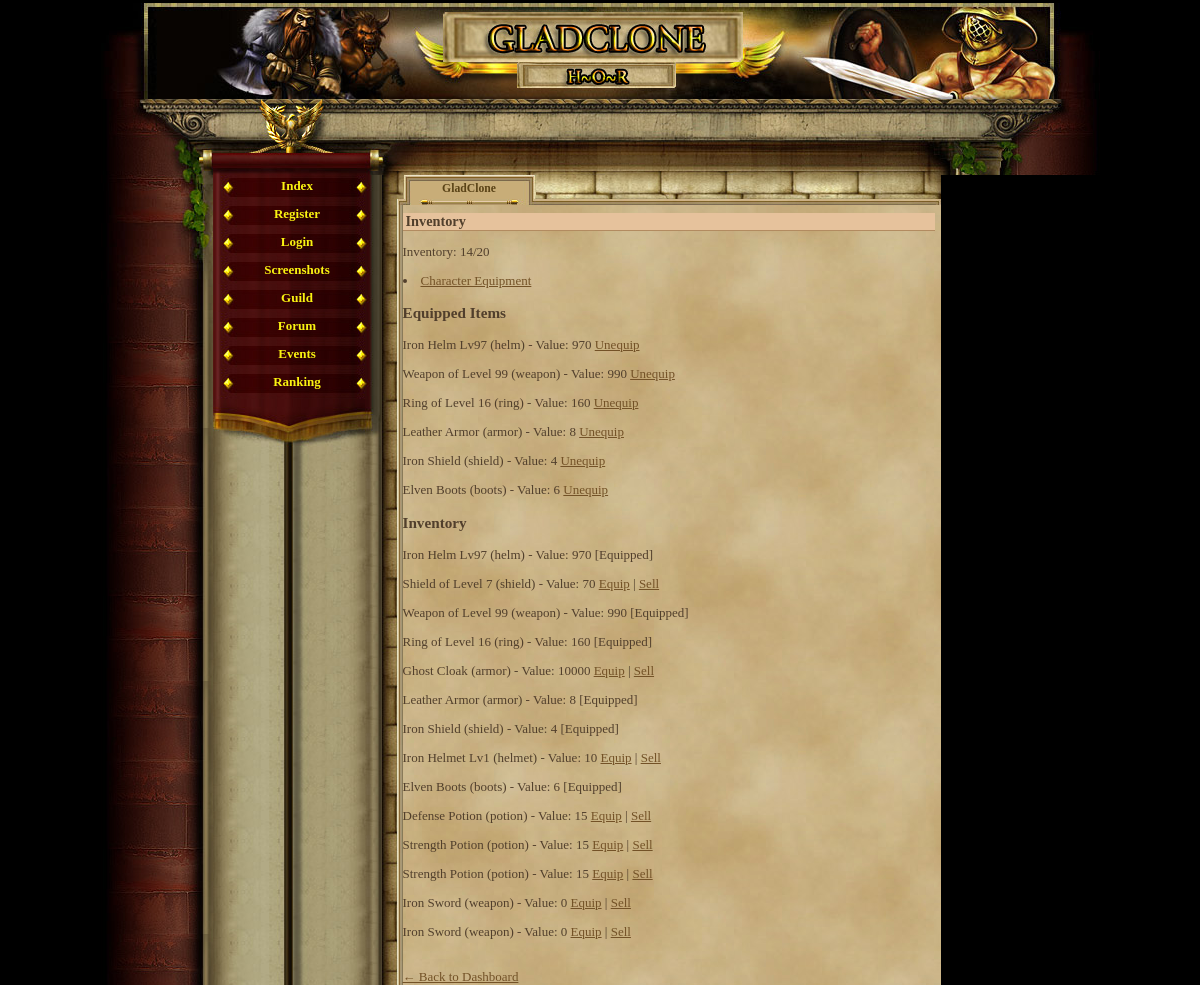
Before: /inventory.php (signed in) with the older database file.
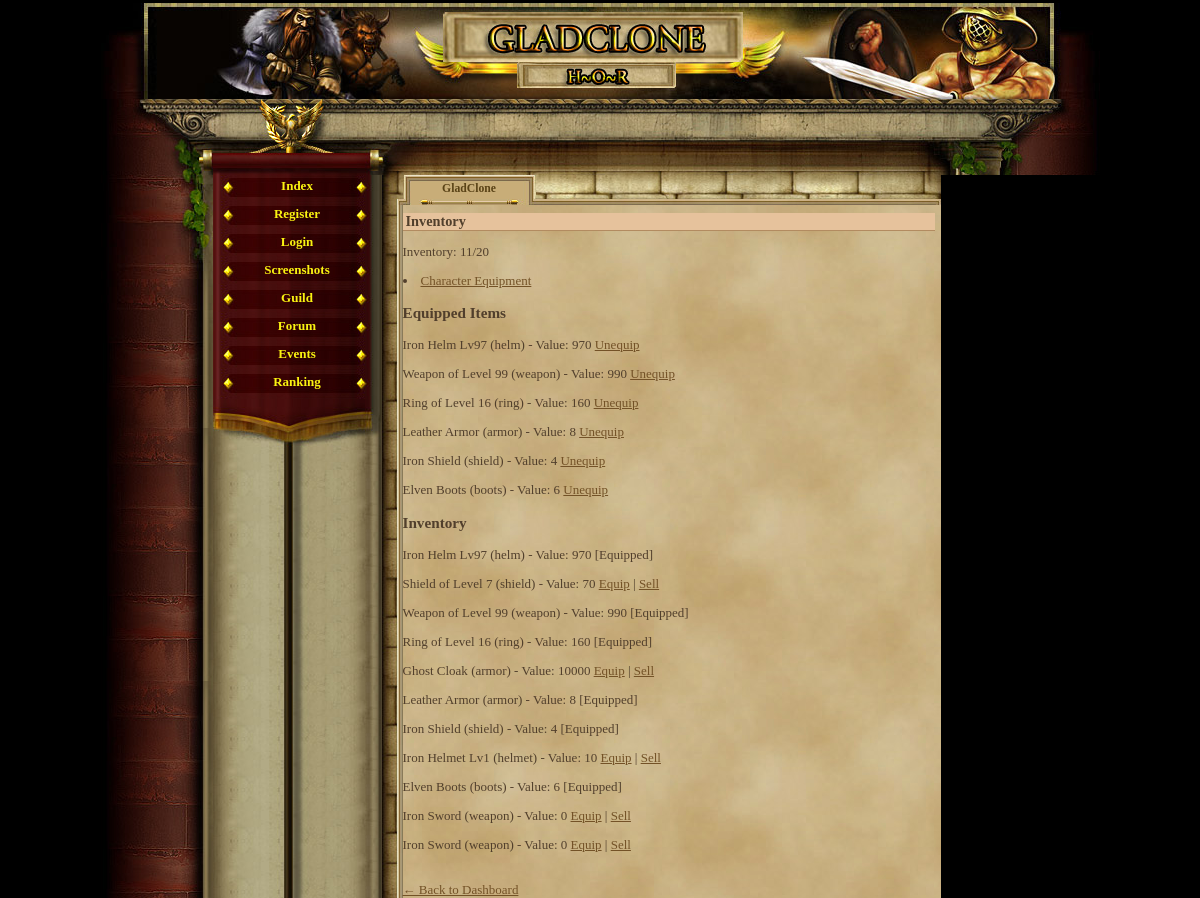
After: the same page with the newer database file.
### tables this page shows
CREATE TABLE `player_items` (
  `id` int(11) NOT NULL AUTO_INCREMENT,
  `player_id` int(11) NOT NULL,
  `item_id` int(11) NOT NULL,
  `quantity` int(11) NOT NULL DEFAULT '1',
  `equipped` tinyint(1) NOT NULL DEFAULT '0',
  `position` int(11) NOT NULL DEFAULT '0',
  PRIMARY KEY (`id`),
  KEY `player_id` (`player_id`),
  KEY `item_id` (`item_id`),
  CONSTRAINT `player_items_ibfk_1` FOREIGN KEY (`player_id`) REFERENCES `gracze` (`id`),
  CONSTRAINT `player_items_ibfk_2` FOREIGN KEY (`item_id`) REFERENCES `items` (`id`)
);

CREATE TABLE `items` (
  `id` int(11) NOT NULL AUTO_INCREMENT,
  `name` varchar(50) NOT NULL,
  `description` text,
  `type` varchar(20) NOT NULL,
  `attack_bonus` int(11) DEFAULT '0',
  `defense_bonus` int(11) DEFAULT '0',
  `sell_value` int(11) NOT NULL DEFAULT '10',
  `value` int(11) NOT NULL DEFAULT '0',
  `price` int(11) NOT NULL DEFAULT '0',
  `image` varchar(255) DEFAULT 'default.png',
  `slot` varchar(20) NOT NULL DEFAULT 'misc',
  `dex_bonus` int(11) DEFAULT '0',
  `level_required` int(11) DEFAULT '1',
  `effect_type` varchar(10) DEFAULT 'NULL',
  `target_attr` varchar(20) DEFAULT NULL,
  `effect_value` int(11) DEFAULT '0',
  `duration` int(11) DEFAULT '0',
  PRIMARY KEY (`id`)
);

### inventory.php (the view, shortened to what this page needs)
<?php
require_once('var/ustawienia.php');
require_once('gora_strony.php');
require_once('menu_l.php');
$player_id = $_SESSION['id'];
$inv_count = $conn->query("SELECT COUNT(*) AS total FROM player_items WHERE player_id = $player_id")->fetch_assoc()['total'];
?>
<h2>Inventory</h2>
<p>Inventory: <?= $inv_count ?>/20</p>
<li><a href='character_equipment.php'>Character Equipment</a></li>
<?php
echo "<h3>Equipped Items</h3>";
$equipped_query = $conn->prepare("
    SELECT pi.id as player_item_id, i.name, i.type, i.value
    FROM player_items pi
    JOIN items i ON pi.item_id = i.id
    WHERE pi.player_id = ? AND pi.equipped = 1
");
$equipped_query->bind_param("i", $player_id);
$equipped_query->execute();
$equipped_result = $equipped_query->get_result();
if ($equipped_result->num_rows > 0) {
    while ($item = $equipped_result->fetch_assoc()) {
        echo "<p>{$item['name']} ({$item['type']}) - Value: {$item['value']}
            <a href='unequip_item.php?id={$item['player_item_id']}'>Unequip</a></p>";
    }
} else {
    echo "<p>No items equipped.</p>";
}
echo "<h3>Inventory</h3>";
$inv_query = $conn->prepare("
    SELECT pi.id as player_item_id, i.name, i.type, i.value, pi.equipped
    FROM player_items pi
    JOIN items i ON pi.item_id = i.id
    WHERE pi.player_id = ?
");
$inv_query->bind_param("i", $player_id);
$inv_query->execute();
$inv_result = $inv_query->get_result();
if ($inv_result->num_rows > 0) {
    while ($item = $inv_result->fetch_assoc()) {
        echo "<p>{$item['name']} ({$item['type']}) - Value: {$item['value']} ";
        if ($item['equipped']) {
            echo "[Equipped]";
        } else {
            echo "<a href='inventory.php?equip={$item['player_item_id']}'>Equip</a> | ";
            echo "<a href='sell_item.php?id={$item['player_item_id']}' onclick=\"return confirm('Sell this item?');\">Sell</a>";
        }
        echo "</p>";
    }
} else {
    echo "<p>No items in inventory.</p>";
}
?>
<br><a href="index.php">← Back to Dashboard</a>

Changed rows visible on the page:
no longer on this page (row edited): player_items: item.name "Defense Potion", item.type "potion", item.value "15", shown under "Inventory"
no longer on this page (row edited): player_items: item.name "Strength Potion", item.type "potion", item.value "15", shown under "Inventory"
no longer on this page (row edited): player_items: item.name "Strength Potion", item.type "potion", item.value "15", shown under "Inventory"
Other visible differences:
$inv_count: "14" → "11"
